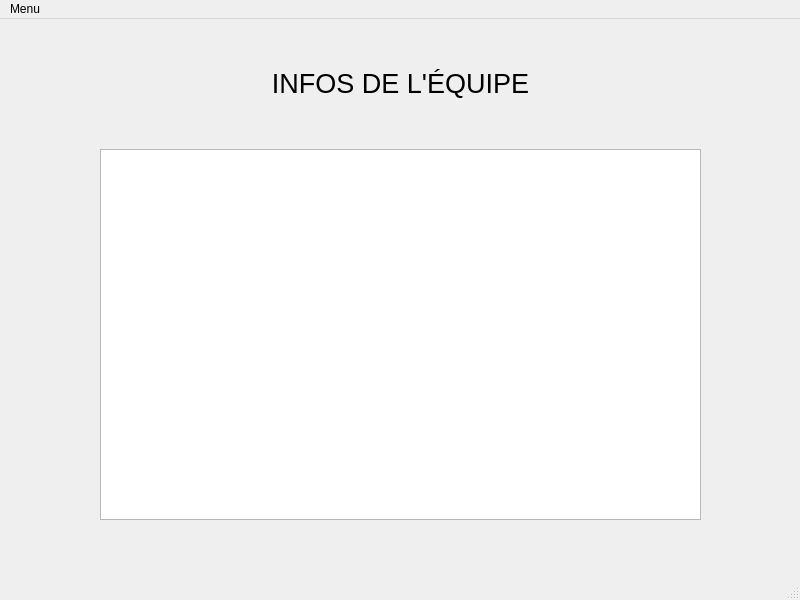
<?xml version="1.0" encoding="UTF-8"?>
<ui version="4.0">
 <class>AnnuaireGUIClass</class>
 <widget class="QMainWindow" name="AnnuaireGUIClass">
  <property name="geometry">
   <rect>
    <x>0</x>
    <y>0</y>
    <width>800</width>
    <height>600</height>
   </rect>
  </property>
  <property name="windowTitle">
   <string>MainWindow</string>
  </property>
  <widget class="QWidget" name="centralwidget">
   <widget class="QWidget" name="horizontalLayoutWidget">
    <property name="geometry">
     <rect>
      <x>0</x>
      <y>130</y>
      <width>801</width>
      <height>371</height>
     </rect>
    </property>
    <layout class="QHBoxLayout" name="horizontalLayout">
     <item>
      <spacer name="horizontalSpacer">
       <property name="orientation">
        <enum>Qt::Horizontal</enum>
       </property>
       <property name="sizeType">
        <enum>QSizePolicy::Maximum</enum>
       </property>
       <property name="sizeHint" stdset="0">
        <size>
         <width>100</width>
         <height>20</height>
        </size>
       </property>
      </spacer>
     </item>
     <item>
      <widget class="QTextEdit" name="textEditInfoEquipe">
       <property name="font">
        <font>
         <family>Courier 10 Pitch</family>
        </font>
       </property>
       <property name="readOnly">
        <bool>true</bool>
       </property>
      </widget>
     </item>
     <item>
      <spacer name="horizontalSpacer_2">
       <property name="orientation">
        <enum>Qt::Horizontal</enum>
       </property>
       <property name="sizeType">
        <enum>QSizePolicy::Maximum</enum>
       </property>
       <property name="sizeHint" stdset="0">
        <size>
         <width>100</width>
         <height>20</height>
        </size>
       </property>
      </spacer>
     </item>
    </layout>
   </widget>
   <widget class="QWidget" name="horizontalLayoutWidget_2">
    <property name="geometry">
     <rect>
      <x>0</x>
      <y>-1</y>
      <width>801</width>
      <height>131</height>
     </rect>
    </property>
    <layout class="QHBoxLayout" name="horizontalLayout_2">
     <item>
      <spacer name="horizontalSpacer_4">
       <property name="orientation">
        <enum>Qt::Horizontal</enum>
       </property>
       <property name="sizeType">
        <enum>QSizePolicy::Maximum</enum>
       </property>
       <property name="sizeHint" stdset="0">
        <size>
         <width>100</width>
         <height>20</height>
        </size>
       </property>
      </spacer>
     </item>
     <item>
      <widget class="QLabel" name="label">
       <property name="font">
        <font>
         <pointsize>20</pointsize>
        </font>
       </property>
       <property name="text">
        <string>INFOS DE L'ÉQUIPE</string>
       </property>
       <property name="alignment">
        <set>Qt::AlignCenter</set>
       </property>
      </widget>
     </item>
     <item>
      <spacer name="horizontalSpacer_3">
       <property name="orientation">
        <enum>Qt::Horizontal</enum>
       </property>
       <property name="sizeType">
        <enum>QSizePolicy::Maximum</enum>
       </property>
       <property name="sizeHint" stdset="0">
        <size>
         <width>100</width>
         <height>20</height>
        </size>
       </property>
      </spacer>
     </item>
    </layout>
   </widget>
  </widget>
  <widget class="QMenuBar" name="menubar">
   <property name="geometry">
    <rect>
     <x>0</x>
     <y>0</y>
     <width>800</width>
     <height>25</height>
    </rect>
   </property>
   <widget class="QMenu" name="menuMenu">
    <property name="title">
     <string>Menu</string>
    </property>
    <widget class="QMenu" name="menuAjouter_Personne">
     <property name="title">
      <string>Ajouter Personne </string>
     </property>
     <addaction name="actionJoueur"/>
     <addaction name="actionEntraineur"/>
    </widget>
    <addaction name="actionEntrerNomEquipe"/>
    <addaction name="menuAjouter_Personne"/>
    <addaction name="actionQuitter"/>
   </widget>
   <addaction name="menuMenu"/>
  </widget>
  <widget class="QStatusBar" name="statusbar"/>
  <action name="actionAjouter_Joueur">
   <property name="text">
    <string>Ajouter Joueur</string>
   </property>
  </action>
  <action name="actionQuitter">
   <property name="text">
    <string>Quitter</string>
   </property>
  </action>
  <action name="actionJoueur">
   <property name="text">
    <string>Joueur</string>
   </property>
  </action>
  <action name="actionEntraineur">
   <property name="text">
    <string>Entraineur</string>
   </property>
  </action>
  <action name="actionEntrerNomEquipe">
   <property name="text">
    <string>Entrer nom d'équipe</string>
   </property>
  </action>
 </widget>
 <resources/>
 <connections>
  <connection>
   <sender>actionQuitter</sender>
   <signal>triggered()</signal>
   <receiver>AnnuaireGUIClass</receiver>
   <slot>close()</slot>
   <hints>
    <hint type="sourcelabel">
     <x>-1</x>
     <y>-1</y>
    </hint>
    <hint type="destinationlabel">
     <x>399</x>
     <y>299</y>
    </hint>
   </hints>
  </connection>
 </connections>
</ui>
